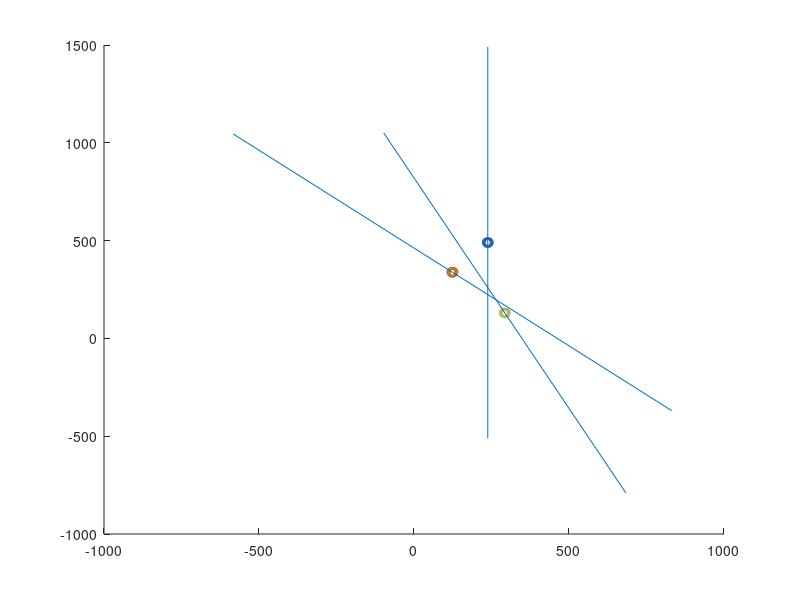

This figure's MATLAB source:
d = 4.75;
h = sqrt(3)*d/2;
 xlim = [100 500];

shift = [-d/2 -sqrt(3)*d/2; d/2 -sqrt(3)*d/2; -d 1; d 1; -d/2 sqrt(3)*d/2; d/2 sqrt(3)*d/2];
mic1 = [238 490; 238 490; 238 490; 238 490; 238 490; 238 490;];
%mic2 = [238 490; 238 490; 238 490; 238 490; 238 490; 238 490;];
%mic3 = [238 490; 238 490; 238 490; 238 490; 238 490; 238 490;];
mic2 = [124 338; 124 338; 124 338; 124 338; 124 338; 124 338;];
mic3 = [293 130; 293 130; 293 130; 293 130; 293 130; 293 130;];

mic1 = mic1+shift;
mic2 = mic2+shift;
mic3 = mic3+shift;


line1point1 = [238 490];
%line2point1 = [238 490];
%line3point1 = [238 490]; 
line2point1 = [124,338];
line3point1 = [293,130];

scatter(mic1(:,1),mic1(:,2));
hold on
scatter(mic2(:,1),mic2(:,2));
scatter(mic3(:,1),mic3(:,2));
scatter(line1point1(1),line1point1(2));
scatter(line2point1(1),line2point1(2));
scatter(line3point1(1),line3point1(2));


alpha1=270;
alpha2=315;
alpha3=293;

%%%%% second points for lines
line1p2 = [line1point1(1)+10*cosd(alpha1) line1point1(2)+10*sind(alpha1)];
line2p2 = [line2point1(1)+10*cosd(alpha2) line2point1(2)+10*sind(alpha2)];
line3p2 = [line3point1(1)+10*cosd(alpha3) line3point1(2)+10*sind(alpha3)];

vector1=line1p2-line1point1;
vector2=line2p2-line2point1;
vector3=line3p2-line3point1;


t1=100;
t2=-100;
%two points  for t1 and t2
%---line 1---
line1r1 = line1point1 + t1*vector1;
line1r2 = line1point1 + t2*vector1;

%---line 2---
line2r1 = line2point1 + t1*vector2;
line2r2 = line2point1 + t2*vector2;

%---line 3---
line3r1 = line3point1 + t1*vector3;
line3r2 = line3point1 + t2*vector3;


hold on
line([line1r1(1),line1r2(1)], [line1r1(2),line1r2(2)])
hold on
line([line2r1(1),line2r2(1)], [line2r1(2),line2r2(2)])
line([line3r1(1),line3r2(1)], [line3r1(2),line3r2(2)])

hold off

